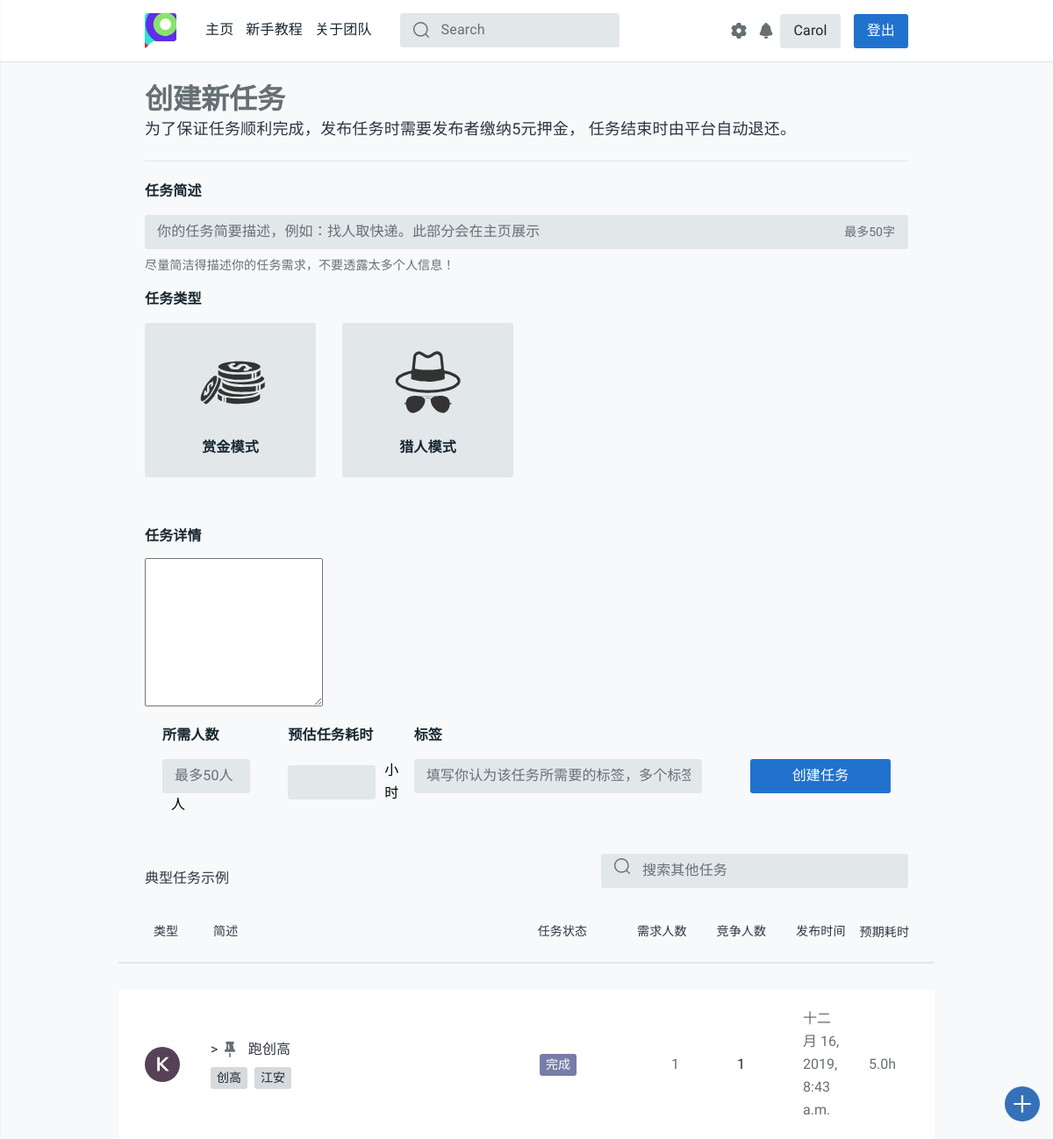
The page /create-task/ (signed in) on the database as committed earlier.
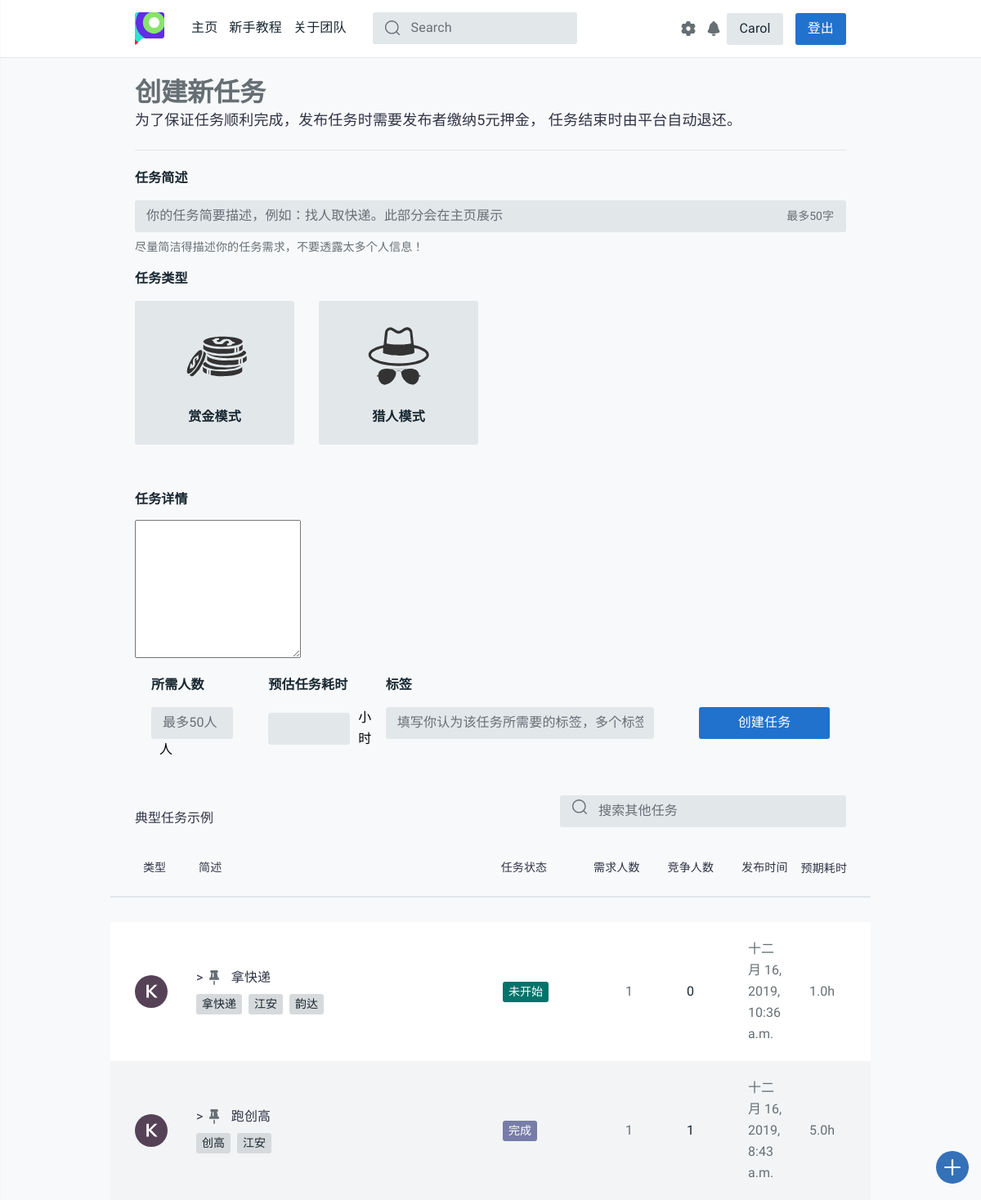
The same page on the database as committed later.
### task_platform/models.py (models this page shows, shortened)
class Task(models.Model):
    state = (('未开始', 'waitting'), ('进行中', 'processing'), ('中止', 'abort'),
             ('撤销', 'revoke'), ('超时', 'timeout'), ('完成', 'completed'))
    publisher = models.CharField(max_length=128)
    pub_time = models.DateTimeField(auto_now_add=True)
    begin_time = models.DateTimeField(null=True, blank=True)
    end_time = models.DateTimeField(null=True, blank=True)
    people_needed = models.IntegerField(default=1)
    people_now = models.IntegerField(default=0)
    expected_time_consuming = models.DecimalField(
        max_digits=12, decimal_places=1, default=0.0)
    task_description = models.CharField(max_length=50, default="None")
    task_detail = RichTextUploadingField(default='None')
    task_state = models.CharField(max_length=32, choices=state, default='未开始')
    task_class = models.CharField(max_length=48, default='赏金模式')
    class Meta:
        ordering = ['pub_time']
        verbose_name = '任务'
        verbose_name_plural = '任务'

class Task_tags(models.Model):
    sig_tag = models.CharField(max_length=20, default="None")
    task_id = models.IntegerField(default="0")
    def __str__(self):
        return self.sig_tag
    class Meta:
        verbose_name = "任务标签"
        verbose_name_plural = "任务标签"

### task_platform/views.py (the view, shortened to what this page needs)
# urls.py: path('create-task/', views.create_task, name='create-task'),
def create_task(request):
    DEPOSIT = settings.DEPOSIT
    username = request.session.get('user_name', None)
    if not username:
        return redirect('/login/')
    notice_room = '/chatroom/{}'.format(get_notice_room_id(username))
    notice_num = chatinfo_num(username)
    user = User.objects.get(name=username)
    student_id = user.stu_id
    phone = user.phone
    dept = user.dept
    if user.dept == 'None':
        dept = '暂无信息'
    tag_list = []
    finder = {
        '未开始': '9', '进行中': '2',
        '中止': '3', '撤销': '3',
        '超时': '3', '完成': '4'
    }
    latest_task_list = Task.objects.order_by('-pub_time')
    for task in latest_task_list:
        color = 'tt-color0{} tt-badge'.format(finder[task.task_state])
        tag_list.append(
            (task, color,
             Task_tags.objects.filter(task_id=task.id).order_by('sig_tag')))
    return render(request, 'task_platform/create-task.html', locals())

### task_platform/views.py (called while the page is built)
@csrf_exempt
def get_notice_room_id(username):
    md5 = hashlib.md5()
    md5.update(username.encode())
    return md5.hexdigest()

def chatinfo_num(username):
    withs = Withdraw.objects.filter(username=username, state='完成', noticed=False)
    for each_with in withs:
        send_notice(username, '恭喜您，您于{}发起的提现{}元的请求已经接受，请查看您支付宝余额，如果有问题请联系platform_office@163.com。'.format(each_with.start_time.strftime('%Y-%m-%d %M:%H:%S'), each_with.money))
        each_with.noticed = True
        each_with.save()
    chatnum = ChatVision.objects.filter(username=username, has_seen=False).count()
    return chatnum

### task_platform/templates/task_platform/create-task.html (shortened to what the changed rows need)
{% extends 'task_platform/base.html' %}
{% load staticfiles %}
{% block content %}
<head>
  <link rel="stylesheet" href="{% static 'css/style.css' %}">
</head>
<main id="tt-pageContent">
  <div class="container">
    <div class="tt-wrapper-inner">
      <h1>创建新任务</h1>
    </div>
    <div class="tt-topic-list tt-offset-top-30">
      {% if tag_list %}
      {% for task, color, tags in tag_list %}
      <div class="tt-item">
        <div class="tt-col-avatar">
          <svg class="tt-icon">
            <use xlink:href="#icon-ava-k"></use>
          </svg>
        </div>
        <div class="tt-col-description">
          <h6 class="tt-title"><a href="{% url 'detail' task.id %}">
              >
              <svg class="tt-icon">
                <use xlink:href="#icon-pinned"></use>
              </svg>
              {{ task.task_description }}
                        </a></h6>
          <div class="row align-items-center no-gutters">
            <div class="col-11">
              <ul class="tt-list-badge">
                {% for tag in tags %}
                <li><a><span class="tt-badge">{{ tag }}</span></a></li>
                {% endfor%}
              </ul>
            </div>
            </div>
          </div>
          <div class="tt-col-category"><span class="{{ color }}">{{ task.task_state }}</span></div>
          <div class="tt-col-value hide-mobile">{{ task.people_needed }}</div>
            <div class="tt-col-value tt-color-select hide-mobile">{{ task.people_now }}</div>
              <div class="tt-col-value hide-mobile">{{ task.pub_time }}</div>
                <div class="tt-col-value hide-mobile"> {{ task.expected_time_consuming }}h </div>
                </div>
                {% endfor %}
                {% endif %}
              </div>
            </div>
</main>
{% endblock %}

Rows that differ between the two databases and show on the page:
added Task: task_description "拿快递", task_state "未开始", people_needed "1", people_now "0", pub_time "十二月 16, 2019, 10:36 a.m.", expected_time_consuming "1.0"
added Task_tags: sig_tag "拿快递"
added Task_tags: sig_tag "江安", shown under "拿快递"
added Task_tags: sig_tag "韵达", shown under "拿快递"
